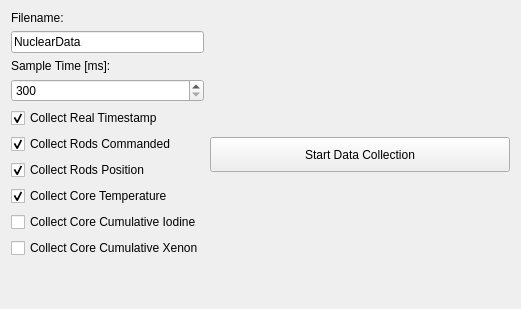
      <widget class="QWidget" name="tabDataCapture">
       <attribute name="title">
        <string>Data Capture</string>
       </attribute>
       <layout class="QHBoxLayout" name="horizontalLayout_3">
        <item>
         <layout class="QVBoxLayout" name="verticalLayout_13">
          <item>
           <widget class="QLabel" name="label_78">
            <property name="text">
             <string>Filename:</string>
            </property>
           </widget>
          </item>
          <item>
           <widget class="QLineEdit" name="lineCollectionFilename">
            <property name="inputMask">
             <string/>
            </property>
            <property name="text">
             <string>NuclearData</string>
            </property>
           </widget>
          </item>
          <item>
           <widget class="QLabel" name="label_79">
            <property name="text">
             <string>Sample Time [ms]:</string>
            </property>
           </widget>
          </item>
          <item>
           <widget class="QSpinBox" name="spinCollectionPeriod">
            <property name="maximumSize">
             <size>
              <width>200</width>
              <height>16777215</height>
             </size>
            </property>
            <property name="minimum">
             <number>300</number>
            </property>
            <property name="maximum">
             <number>100000</number>
            </property>
            <property name="singleStep">
             <number>100</number>
            </property>
           </widget>
          </item>
          <item>
           <widget class="QCheckBox" name="checkCollectRealtime">
            <property name="text">
             <string>Collect Real Timestamp</string>
            </property>
            <property name="checked">
             <bool>true</bool>
            </property>
           </widget>
          </item>
          <item>
           <widget class="QCheckBox" name="checkCollectRodsCommanded">
            <property name="text">
             <string>Collect Rods Commanded</string>
            </property>
            <property name="checked">
             <bool>true</bool>
            </property>
           </widget>
          </item>
          <item>
           <widget class="QCheckBox" name="checkCollectRodsPosition">
            <property name="text">
             <string>Collect Rods Position</string>
            </property>
            <property name="checked">
             <bool>true</bool>
            </property>
           </widget>
          </item>
          <item>
           <widget class="QCheckBox" name="checkCollectCoreTemperature">
            <property name="text">
             <string>Collect Core Temperature</string>
            </property>
            <property name="checked">
             <bool>true</bool>
            </property>
           </widget>
          </item>
          <item>
           <widget class="QCheckBox" name="checkCollectCumulativeIodine">
            <property name="text">
             <string>Collect Core Cumulative Iodine</string>
            </property>
           </widget>
          </item>
          <item>
           <widget class="QCheckBox" name="checkCollectCumulativeXenon">
            <property name="text">
             <string>Collect Core Cumulative Xenon</string>
            </property>
           </widget>
          </item>
          <item>
           <spacer name="verticalSpacer_18">
            <property name="orientation">
             <enum>Qt::Orientation::Vertical</enum>
            </property>
            <property name="sizeHint" stdset="0">
             <size>
              <width>20</width>
              <height>40</height>
             </size>
            </property>
           </spacer>
          </item>
         </layout>
        </item>
        <item>
         <layout class="QVBoxLayout" name="verticalLayout_33">
          <item>
           <widget class="QPushButton" name="buttonStartDataCollection">
            <property name="minimumSize">
             <size>
              <width>300</width>
              <height>35</height>
             </size>
            </property>
            <property name="text">
             <string>Start Data Collection</string>
            </property>
           </widget>
          </item>
         </layout>
        </item>
       </layout>
      </widget>
